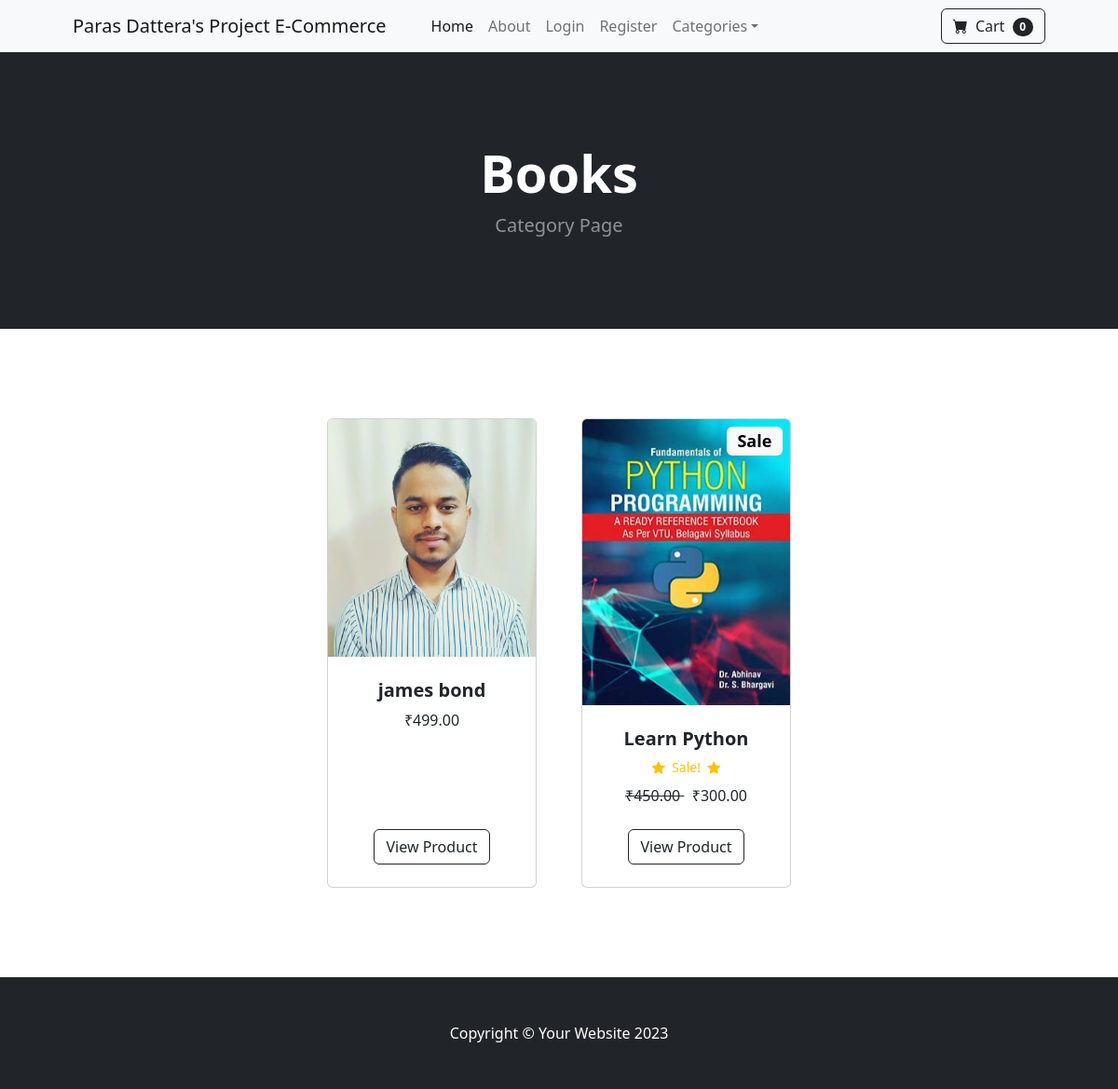
/category/Books, run on the app's committed database.
### store/models.py (models this page shows, shortened)
class Category(models.Model):
    name = models.CharField(max_length = 50)
    def __str__(self):
        return self.name
    class Meta:
        verbose_name_plural = 'categories'

class Product(models.Model):
    name = models.CharField(max_length = 100)
    price = models.DecimalField(default=0 ,decimal_places=2,max_digits=8)
    category = models.ForeignKey(Category,on_delete = models.CASCADE,default=1)
    description = models.CharField(max_length = 250,default = '' , blank=True,null = True)
    image = models.ImageField(upload_to='uploads/product/')
    is_sale = models.BooleanField(default = False)
    sale_price = models.DecimalField(default = 0,decimal_places=2,max_digits = 8)

### store/views.py (the view)
# urls.py: path('category/<str:sk>',views.category,name='category')
def category(request,sk):
    sk = sk.replace('-',' ')
    try:
        category = Category.objects.get(name=sk)
        products = Product.objects.filter(category=category)
        return render(request,'category.html',{'products':products,'category':category})
    except:
        messages.success(request,("That category does not exist!"))
        return redirect('home')

### cart/cart.py (called while the page is built)
    def __len__(self):
        return len(self.cart)

### cart/context_processors.py (called while the page is built)
def cart(request):
    return {'cart':Cart(request)}

### store/templates/category.html
{% extends 'base.html' %}
{% block content %}
        <header class="bg-dark py-5">
            <div class="container px-4 px-lg-5 my-5">
                <div class="text-center text-white">
                    <h1 class="display-4 fw-bolder">{{ category }}</h1>
                    <p class="lead fw-normal text-white-50 mb-0">Category Page</p>
                </div>
            </div>
        </header>
        <section class="py-5">
            <div class="container px-4 px-lg-5 mt-5">
                <div class="row gx-4 gx-lg-5 row-cols-2 row-cols-md-3 row-cols-xl-4 justify-content-center">
                    {% for product in products %}
                        {% if product.is_sale%}
                        <div class="col mb-5">
                            <div class="card h-100">
                                <div class="badge bg-light text-black position-absolute" style="font-size: large; top:0.5rem; right:0.5rem">Sale</div>
                                <img class="card-img-top" src="{{ product.image.url }}" alt="..." />
                                <div class="card-body p-4">
                                    <div class="text-center">
                                        <h5 class="fw-bolder">{{product.name}}</h5>
                                        <div class="d-flex justify-content-center small text-warning mb-2">
                                            <div class="bi-star-fill"></div>
                                            &nbsp;&nbsp;Sale!&nbsp;&nbsp;
                                            <div class="bi-star-fill"></div>
                                        </div>
                                        <strike>
                                        ₹{{product.price}}
                                        </strike>&nbsp;
                                        ₹{{product.sale_price}}
                                    </div>
                                </div>
                                <div class="card-footer p-4 pt-0 border-top-0 bg-transparent">
                                    <div class="text-center"><a class="btn btn-outline-dark mt-auto" href="{% url 'product' product.id %}">View Product</a></div>
                                </div>
                            </div>
                        </div>
                        {% else %}
                    <div class="col mb-5">
                        <div class="card h-100">
                            <img class="card-img-top" src="{{ product.image.url }}" alt="..." />
                            <div class="card-body p-4">
                                <div class="text-center">
                                    <h5 class="fw-bolder">{{product.name}}</h5>
                                    ₹{{product.price}}
                                </div>
                            </div>
                            <div class="card-footer p-4 pt-0 border-top-0 bg-transparent">
                                <div class="text-center"><a class="btn btn-outline-dark mt-auto" href="{% url 'product' product.id %}">View Product</a></div>
                            </div>
                        </div>
                    </div>
                        {% endif %}
                    {% endfor %}
            </div>
        </section>
{% endblock %}

### data on the page
Category: name "Books"
Product: image (picture), name "james bond", price "499.00"
Product: image (picture), name "Learn Python", price "450.00", sale_price "300.00"

### other printed values
{{ cart|length }} "0"
